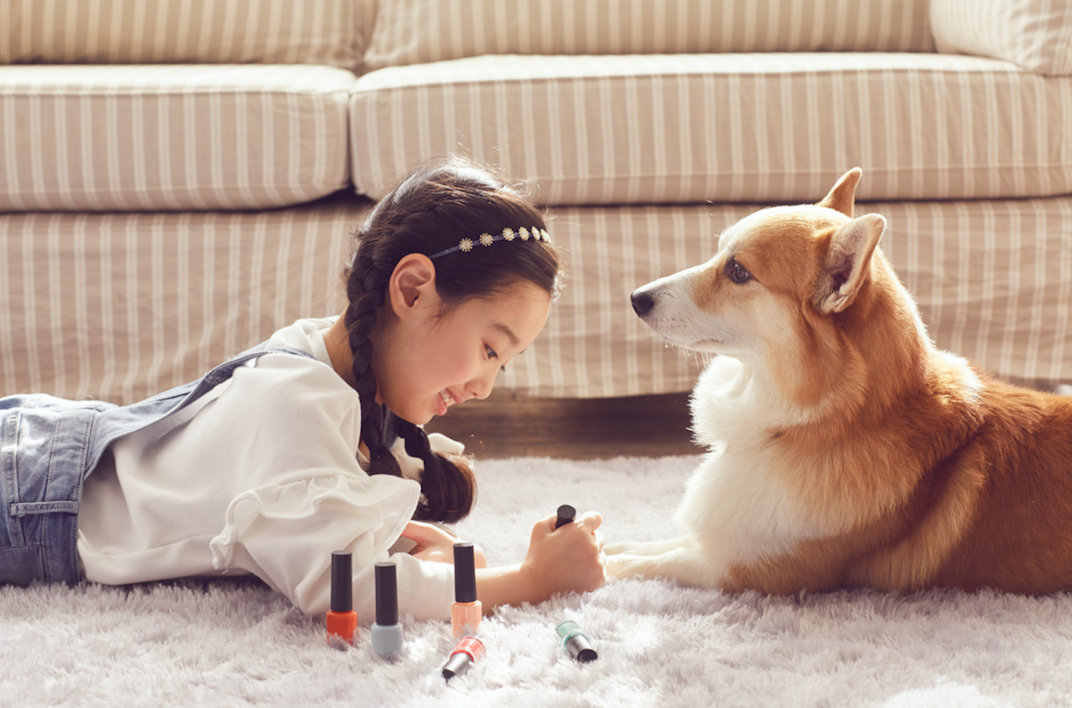
#> input picture SVD/dog.jpeg, 1072 x 708 px
$ jupyter execute --allow-errors SVD.ipynb
#> lines starting #> are read from the running program, lines starting #| are printed output that depends on the picture
#> further down, img is the input picture: shape (708, 1072, 3); mean B, G, R 147.1, 160.7, 185.1
[cell 1]
import cv2
import numpy as np

def Img_PCA(img,a):           #img为输入图像，a为保留主成分比例
    U,S,V=np.linalg.svd(img)  #将img进行奇异值分解，U为左酉矩阵大小M*M，S为奇异值，V为右酉矩阵N*N。
    SS=np.zeros(img.shape)
    for i in range(len(S)):
        SS[i][i]=S[i]       #将S转化为M*N对角矩阵
    sval=np.sum(S)
    for i in range(len(S)):
        if np.sum(S[:i]) >= a*sval:
            k = i + 1
            break
    Uk=U[:,0:k]
    Sk=SS[0:k,0:k]
    Vk=V[0:k,:]
    img_pca = np.dot(np.dot(Uk,Sk),Vk)#计算降维处理后的矩阵
    img_pca = img_pca.astype(np.uint8)
    return img_pca

#> (the rest of this cell did not finish here and is left out)

[cell 2]
import numpy as np
import matplotlib.image as mping
import matplotlib.pyplot as plt
import matplotlib as mpl


def image_svd(n, pic):
    a, b, c = np.linalg.svd(pic)
    svd = np.zeros((a.shape[0], c.shape[1]))
    for i in range(0, n):
        svd[i, i] = b[i]
    img = np.matmul(a, svd)
    img = np.matmul(img, c)
    img[img >= 255] = 255
    img[0 >= img] = 0
    img = img.astype(np.uint8)
    return img


if __name__ == '__main__':
    mpl.rcParams['font.sans-serif'] = ['SimHei']
    mpl.rcParams['axes.unicode_minus'] = False

    path = './building.jpeg'
    img = mping.imread(path)
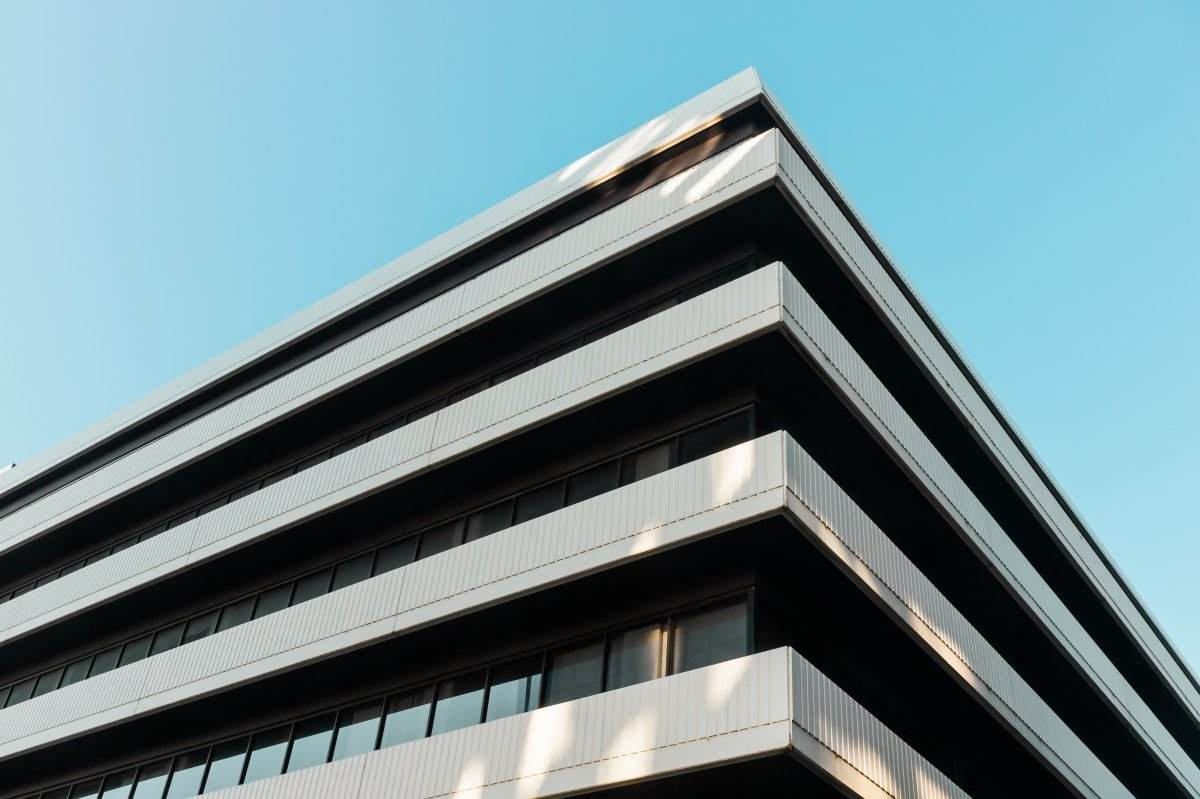
#> input picture SVD/building.jpeg, 1200 x 799 px
#> img is the input picture: shape (799, 1200, 3); mean R, G, B 112.8, 139.4, 146.1
    print(img.shape)
#| (799, 1200, 3)

    r = img[:, :, 0]
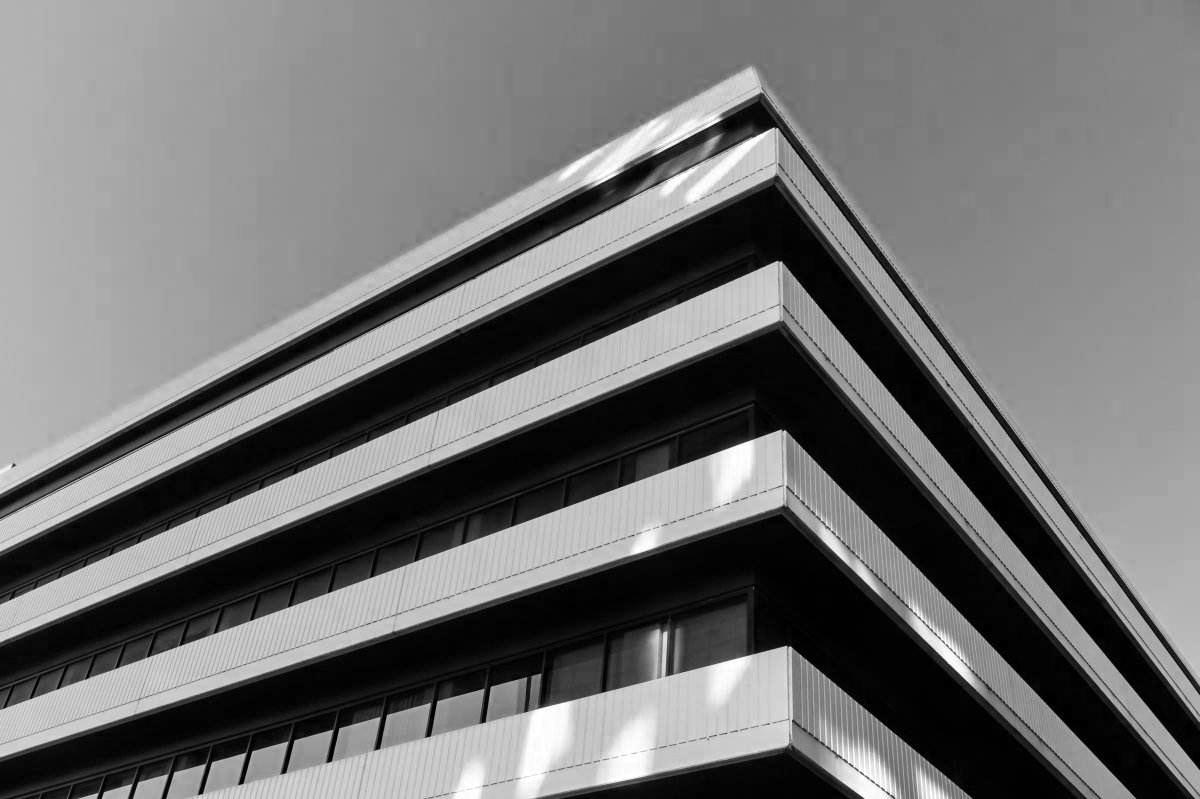
#> r: shape (799, 1200); min 0, max 255, mean 112.8
    g = img[:, :, 1]
    b = img[:, :, 2]
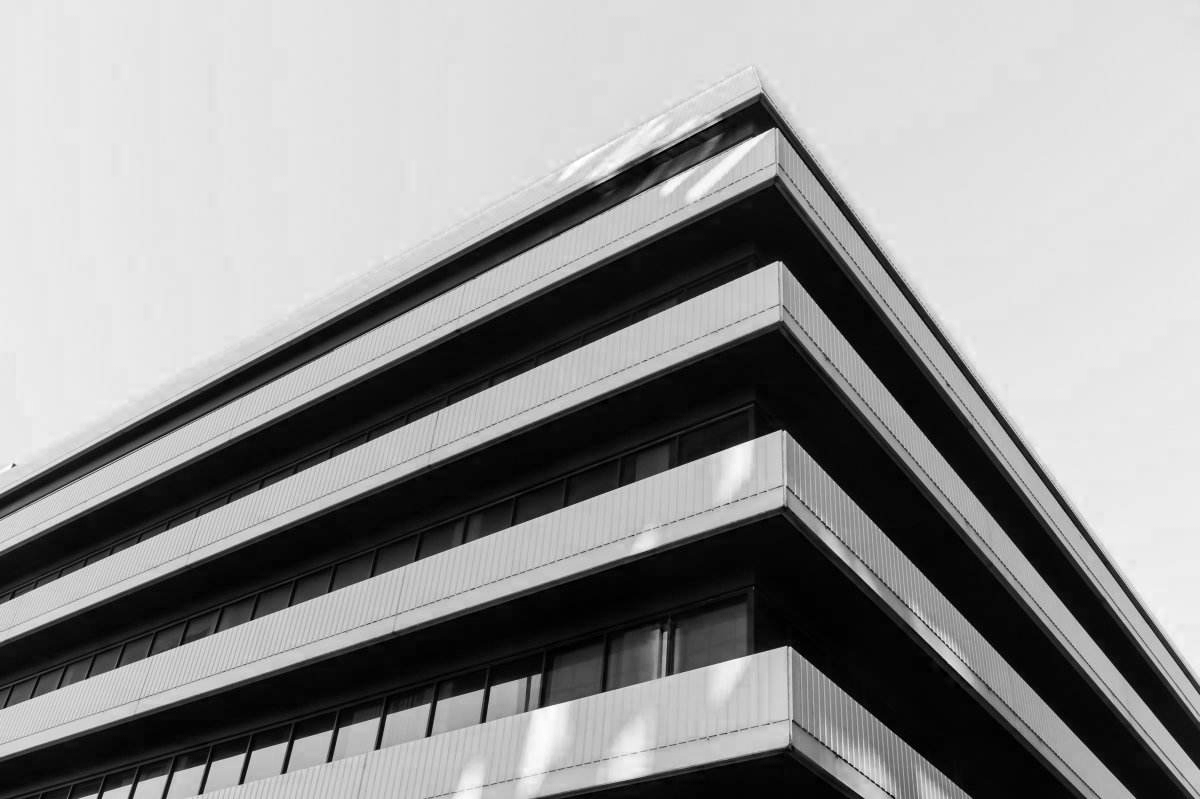
#> b: shape (799, 1200); min 0, max 255, mean 146.1
    plt.figure(figsize=(50, 100))
    for i in range(1, 10):
        r_img = image_svd(i, r)
        g_img = image_svd(i, g)
        b_img = image_svd(i, b)
        pic = np.stack([r_img, g_img, b_img], axis=2)
       # print(i)
        plt.subplot(8, 5, i)
        plt.title("图像的SVD分解，使用前 %d 个特征值" % (i))
        plt.axis('off')
        plt.imshow(pic)
#> this loop made 9 passes
#> pass 1, in image_svd, `a, b, c = np.linalg.svd(pic)`:
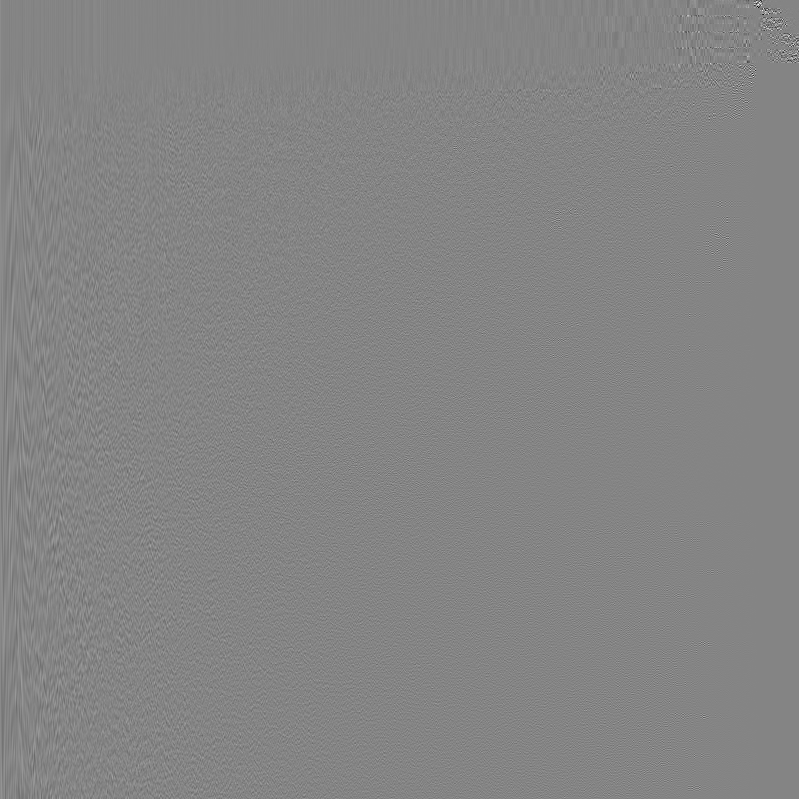
#> a: shape (799, 799) float64; min -0.715, max 0.658, mean 4e-05; drawn with min black and max white
#> pass 1, in image_svd, `img = np.matmul(img, c)`:
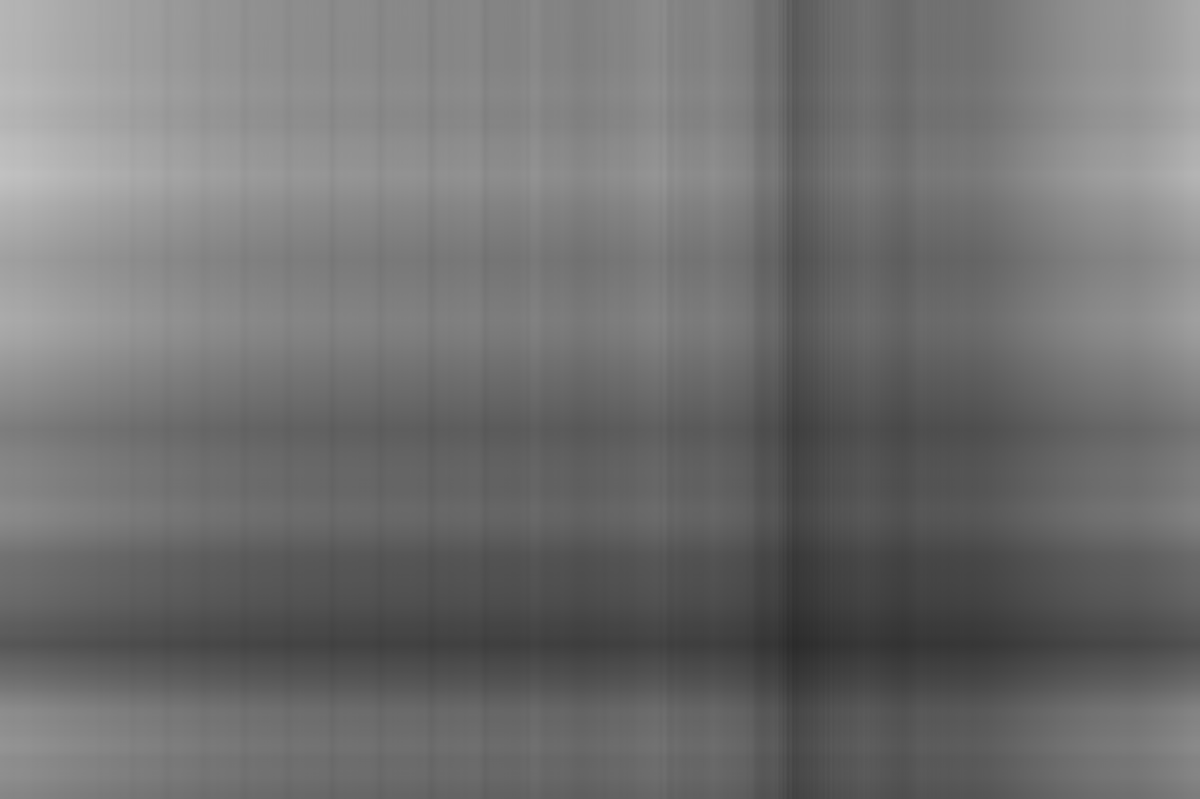
#> img: shape (799, 1200) float64; min 43.11, max 194, mean 112.9
    plt.suptitle("图像的SVD分解")
    plt.subplots_adjust()
    plt.show()
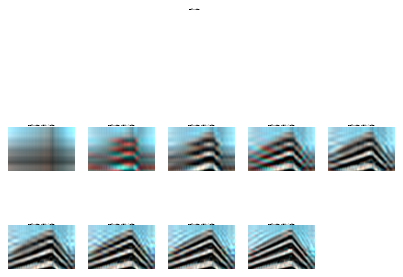
#> figure drawn by matplotlib, 9 panels
